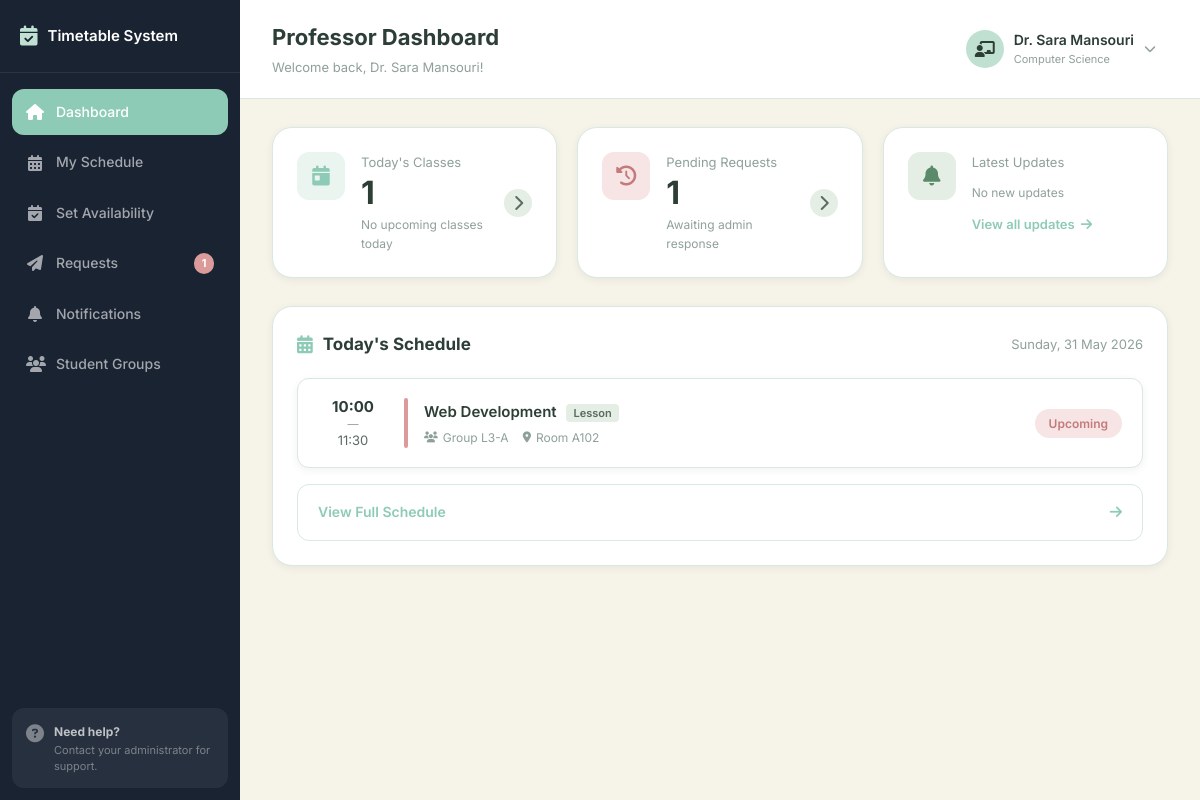
Page /pages/professor/dashboard.php (signed in) on the committed database.
### tables this page shows
CREATE TABLE departments (
    id         INT AUTO_INCREMENT PRIMARY KEY,
    name       VARCHAR(100) NOT NULL,
    code       VARCHAR(20)  NOT NULL UNIQUE,
    created_at TIMESTAMP DEFAULT CURRENT_TIMESTAMP
);

CREATE TABLE timetable (
    id           INT AUTO_INCREMENT PRIMARY KEY,
    professor_id INT NOT NULL,
    group_id     INT NOT NULL,
    room_id      INT NOT NULL,
    subject_id   INT NOT NULL,
    day          ENUM(
                    'Saturday',
                    'Sunday',
                    'Monday',
                    'Tuesday',
                    'Wednesday',
                    'Thursday'
                 ) NOT NULL,
    time_start   TIME NOT NULL,
    time_end     TIME NOT NULL,
    session_type ENUM('lecture','lab','seminar') DEFAULT 'lecture',
    is_active    TINYINT(1) DEFAULT 1,
    created_at   TIMESTAMP DEFAULT CURRENT_TIMESTAMP,

     
    UNIQUE KEY no_room_conflict    (room_id, day, time_start),
     
    UNIQUE KEY no_prof_conflict    (professor_id, day, time_start),
     
    UNIQUE KEY no_group_conflict   (group_id, day, time_start),

    FOREIGN KEY (professor_id) REFERENCES users(id)
        ON DELETE CASCADE,
    FOREIGN KEY (group_id)     REFERENCES groups_table(id)
        ON DELETE CASCADE,
    FOREIGN KEY (room_id)      REFERENCES rooms(id)
        ON DELETE CASCADE,
    FOREIGN KEY (subject_id)   REFERENCES subjects(id)
        ON DELETE CASCADE
);

CREATE TABLE subjects (
    id            INT AUTO_INCREMENT PRIMARY KEY,
    name          VARCHAR(100) NOT NULL,
    code          VARCHAR(30)  NOT NULL UNIQUE,
    department_id INT,
    credits       INT DEFAULT 3,
    created_at    TIMESTAMP DEFAULT CURRENT_TIMESTAMP,
    FOREIGN KEY (department_id) REFERENCES departments(id)
        ON DELETE SET NULL
);

CREATE TABLE groups_table (
    id            INT AUTO_INCREMENT PRIMARY KEY,
    group_name    VARCHAR(50)  NOT NULL,
    level         VARCHAR(20)  NOT NULL,
    department_id INT,
    capacity      INT DEFAULT 30,
    created_at    TIMESTAMP DEFAULT CURRENT_TIMESTAMP,
    FOREIGN KEY (department_id) REFERENCES departments(id)
        ON DELETE SET NULL
);

CREATE TABLE rooms (
    id         INT AUTO_INCREMENT PRIMARY KEY,
    room_name  VARCHAR(50) NOT NULL UNIQUE,
    capacity   INT         NOT NULL DEFAULT 30,
    type       ENUM('lecture','lab','seminar') DEFAULT 'lecture',
    is_active  TINYINT(1) DEFAULT 1,
    created_at TIMESTAMP DEFAULT CURRENT_TIMESTAMP
);

### pages/professor/dashboard.php (the view, shortened to what the rows shown need)
<?php
require_once dirname(__DIR__, 2) . '/includes/auth.php';
require_once dirname(__DIR__, 2) . '/includes/db.php';
$user = currentUser();
$pageTitle    = 'Professor Dashboard';
$stmt = $pdo->prepare("
    SELECT d.name as department
    FROM users u
    LEFT JOIN departments d ON u.department_id = d.id
    WHERE u.id = ?
");
$stmt->execute([$user['id']]);
$profInfo = $stmt->fetch();
$today = date('l');
$stmt = $pdo->prepare("
    SELECT
        t.*,
        s.name AS subject_name,
        g.group_name,
        r.room_name,
        t.session_type
    FROM timetable t
    JOIN subjects     s ON t.subject_id = s.id
    JOIN groups_table g ON t.group_id   = g.id
    JOIN rooms        r ON t.room_id    = r.id
    WHERE t.professor_id = ?
      AND t.day          = ?
      AND t.is_active    = 1
    ORDER BY t.time_start
");
$stmt->execute([$user['id'], $today]);
$todayClasses = $stmt->fetchAll();
function getStatus($start, $end) {
    $now = strtotime(date('H:i'));
    $s   = strtotime($start);
    $e   = strtotime($end);
    return     ['Upcoming',    'status-upcoming',  'divider-rose'];
}
require_once dirname(__DIR__, 2) . '/includes/header.php';
?>
<div class="card">
    <?php if (empty($todayClasses)): ?>
        <div style="text-align:center;
                    padding:40px;
                    color:var(--color-text-light);">
            <i class="fa-solid fa-calendar-xmark"
               style="font-size:40px;
                      display:block;
                      margin-bottom:12px;
                      opacity:0.4;">
            </i>
            <p>No classes scheduled for today.</p>
        </div>
    <?php else: ?>
        <div class="schedule-list">
            <?php foreach ($todayClasses as $class):
                [$statusLabel, $statusClass, $divClass] =
                    getStatus(
                        $class['time_start'],
                        $class['time_end']
                    );
                $sessionLabel = match($class['session_type']) {
                    'lecture' => 'Lesson',
                    'lab'     => 'TP',
                    'seminar' => 'TD',
                    default   => 'Class'
                };
            ?>
                <div class="schedule-item">
                    <div class="schedule-time">
                        <div class="time-start">
                            <?= date('H:i',
                                strtotime($class['time_start'])
                            ) ?>
                        </div>
                        <div class="time-dash">—</div>
                        <div class="time-end">
                            <?= date('H:i',
                                strtotime($class['time_end'])
                            ) ?>
                        </div>
                    </div>
                    <div class="schedule-divider <?= $divClass ?>">
                    </div>
                    <div class="schedule-info">
                        <div class="schedule-subject">
                            <?= htmlspecialchars($class['subject_name']) ?>
                            <span style="
                                font-size:11px;
                                font-weight:600;
                                padding:2px 7px;
                                border-radius:4px;
                                margin-left:6px;
                                background:var(--color-sage);
                                color:var(--color-text-mid);">
                                <?= $sessionLabel ?>
                            </span>
                        </div>
                        <div class="schedule-meta">
                            <span class="meta-item">
                                <i class="fa-solid fa-users"></i>
                                <?= htmlspecialchars($class['group_name']) ?>
                            </span>
                            <span class="meta-item">
                                <i class="fa-solid fa-location-dot"></i>
                                <?= htmlspecialchars($class['room_name']) ?>
                            </span>
                        </div>
                    </div>
                    <span class="schedule-status <?= $statusClass ?>">
                        <?= $statusLabel ?>
                    </span>
                </div>
            <?php endforeach; ?>
        </div>
    <?php endif; ?>
</div>
<?php
require_once dirname(__DIR__, 2) . '/includes/footer.php';
?>

### includes/header.php (shortened to what the rows shown need)
<!DOCTYPE html>
<html lang="en">
<head>
    <link rel="stylesheet"
          href="https://cdnjs.cloudflare.com/ajax/libs/font-awesome/6.5.0/css/all.min.css">
    <link rel="stylesheet" href="/TimeTable/assets/css/global.css?v=<?= time() ?>">
    <link rel="stylesheet" href="/TimeTable/assets/css/dashboard.css?v=<?= time() ?>">
</head>
<body>
<div class="layout">
    <div class="main-wrapper">
        <header class="topbar">
            <div class="topbar-left">
                <h1 class="page-heading">
                    <?= $pageTitle ?? 'Dashboard' ?>
                </h1>
            </div>
            <div class="topbar-right">
                <div class="user-dropdown-wrapper">
                    <div class="user-info" onclick="toggleDropdown()">
                        <div class="user-details">
                            <span class="user-name">
                                <?= htmlspecialchars($user['name'] ?? '') ?>
                            </span>
                            <span class="user-role">
                                <?php if ($user['role'] === 'student'): ?>
                                    <?= htmlspecialchars($studentGroup['level']      ?? '') ?>
                                    <?= htmlspecialchars($studentGroup['department'] ?? 'Student') ?>
                                <?php elseif ($user['role'] === 'professor'): ?>
                                    <?= htmlspecialchars($profInfo['department'] ?? 'Professor') ?>
                                <?php else: ?>
                                    Administrator
                                <?php endif; ?>
                            </span>
                        </div>
                    </div>
                </div>
            </div>
        </header>
        <main class="main-content">

### rows in the picture
departments: name "Computer Science"
timetable: time_start "10:00", time_end "11:30", subject.name "Web Development", session_type "Lesson", group.group_name "Group L3-A", room.room_name "Room A102", statusLabel "Upcoming"

### other values in the picture
$pendingRequests "1"
$pageTitle "Professor Dashboard"
$pageSubtitle "Welcome back, Dr. Sara Mansouri!"
$user['name'] "Dr. Sara Mansouri"
count($todayClasses) "1"
